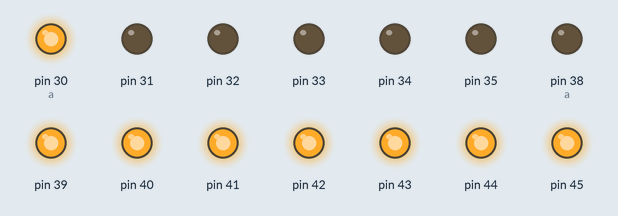
This sketch was run on a simulated Arduino Mega 2560, built with avr-gcc and run on an emulated ATmega2560. Parts: output pins drawn as LEDs (lit = HIGH).

Above: at 0.1 s.
At 4.1 s:
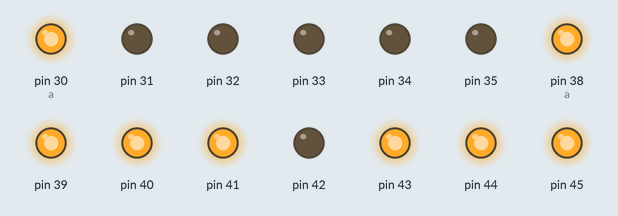
At 9.1 s:
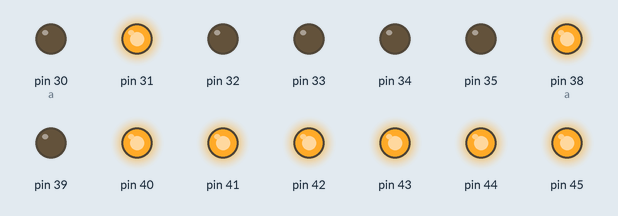
At 19.1 s:
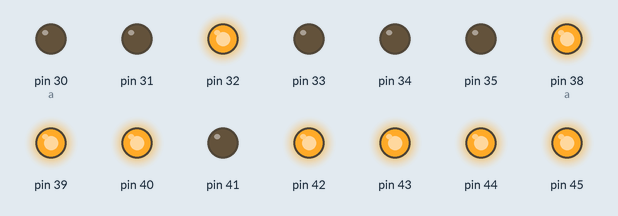
At 29.1 s:
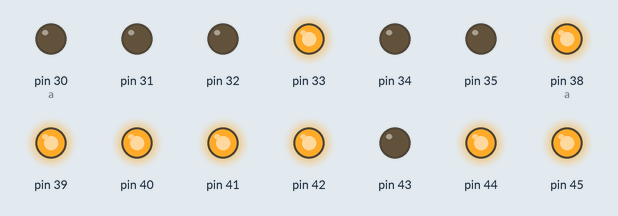
At 39.1 s:
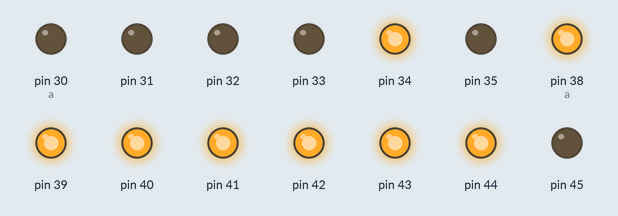
Timing chart, 0 to 40.0 s (numbered marks = the images above):
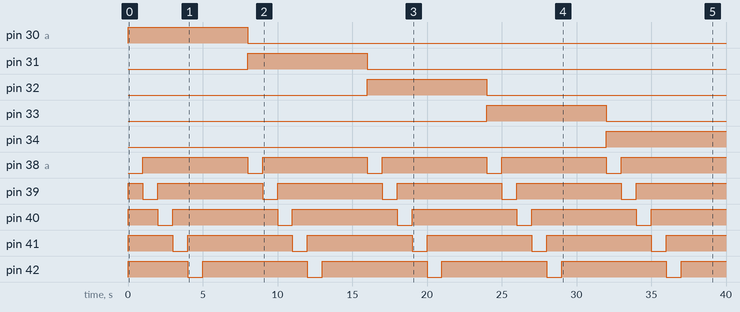

Measured:
- by itself, pin 30 (a): LOW → HIGH at 0.00 s, → LOW 8.0 s later
- by itself, pin 31: LOW → HIGH at 8.0 s, → LOW 8.0 s later
- by itself, pin 32: LOW → HIGH at 16.0 s, → LOW 8.0 s later
- by itself, pin 33: LOW → HIGH at 24.0 s, → LOW 8.0 s later
- by itself, pin 34: LOW → HIGH at 32.0 s
- by itself, pin 38 (a), pin 39–45: alternates HIGH for 7.0 s and LOW for 1.0 s

The sketch:

Tester.ino
```cpp
void setup() {
  int a=30;
  while(a<=45){
  pinMode(a,OUTPUT);
  a++;
}  a=30;

  while(a<=37){
  digitalWrite(a,LOW);
  a++;
}  a=38;

  while(a<=45){
  digitalWrite(a,HIGH);
  a++;
}
}

void loop() {
  const int time = 1000;
  int a=30, b=38;
  while(a<=35){
   digitalWrite(a,HIGH);
   while(b<=45){
     digitalWrite(b,LOW);
     delay(time);
     digitalWrite(b,HIGH);
     b++;
   }
   digitalWrite(a,LOW);
   a++;
   b=38;
  }
  digitalWrite(36,HIGH);
  while(b<=44){
     digitalWrite(b,LOW);
     delay(time);
     digitalWrite(b,HIGH);
     b++;
   }
  digitalWrite(36,LOW);
   b=38;
   digitalWrite(37,HIGH);
  while(b<=42){
     digitalWrite(b,LOW);
     delay(time);
     digitalWrite(b,HIGH);
     b++;
   }
  digitalWrite(37,LOW);
   b=38;
}
```
